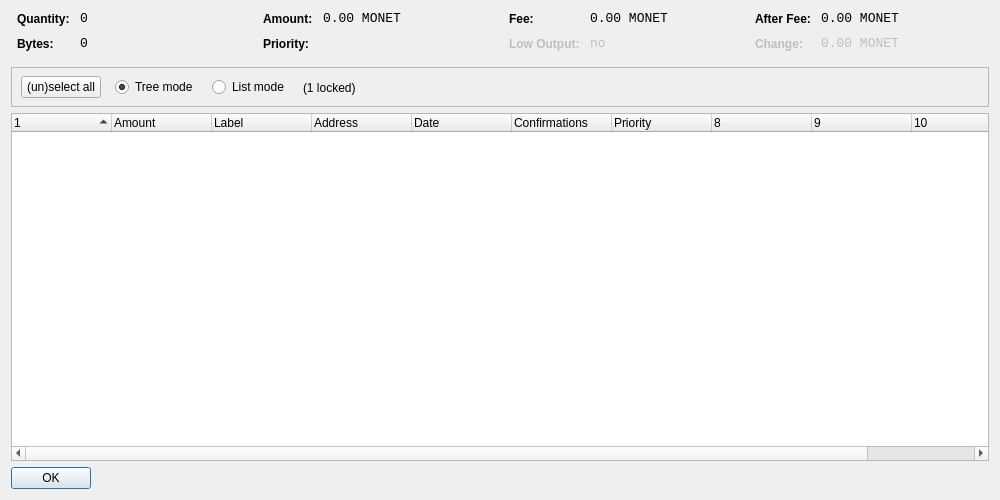
<?xml version="1.0" encoding="UTF-8"?>
<ui version="4.0">
 <class>CoinControlDialog</class>
 <widget class="QDialog" name="CoinControlDialog">
  <property name="geometry">
   <rect>
    <x>0</x>
    <y>0</y>
    <width>1000</width>
    <height>500</height>
   </rect>
  </property>
  <property name="windowTitle">
   <string>Coin Control</string>
  </property>
  <layout class="QVBoxLayout" name="verticalLayout">
   <item>
    <layout class="QHBoxLayout" name="horizontalLayoutTop" stretch="0,0,0,0">
     <property name="topMargin">
      <number>0</number>
     </property>
     <property name="bottomMargin">
      <number>10</number>
     </property>
     <item>
      <layout class="QFormLayout" name="formLayoutCoinControl1">
       <property name="horizontalSpacing">
        <number>10</number>
       </property>
       <property name="verticalSpacing">
        <number>10</number>
       </property>
       <property name="leftMargin">
        <number>6</number>
       </property>
       <property name="rightMargin">
        <number>6</number>
       </property>
       <item row="0" column="0">
        <widget class="QLabel" name="labelCoinControlQuantityText">
         <property name="styleSheet">
          <string notr="true">font-weight:bold;</string>
         </property>
         <property name="text">
          <string>Quantity:</string>
         </property>
        </widget>
       </item>
       <item row="0" column="1">
        <widget class="QLabel" name="labelCoinControlQuantity">
         <property name="font">
          <font>
           <family>Monospace</family>
           <pointsize>10</pointsize>
          </font>
         </property>
         <property name="cursor">
          <cursorShape>IBeamCursor</cursorShape>
         </property>
         <property name="contextMenuPolicy">
          <enum>Qt::ActionsContextMenu</enum>
         </property>
         <property name="text">
          <string notr="true">0</string>
         </property>
         <property name="textInteractionFlags">
          <set>Qt::LinksAccessibleByMouse|Qt::TextSelectableByKeyboard|Qt::TextSelectableByMouse</set>
         </property>
        </widget>
       </item>
       <item row="1" column="0">
        <widget class="QLabel" name="labelCoinControlBytesText">
         <property name="styleSheet">
          <string notr="true">font-weight:bold;</string>
         </property>
         <property name="text">
          <string>Bytes:</string>
         </property>
        </widget>
       </item>
       <item row="1" column="1">
        <widget class="QLabel" name="labelCoinControlBytes">
         <property name="font">
          <font>
           <family>Monospace</family>
           <pointsize>10</pointsize>
          </font>
         </property>
         <property name="cursor">
          <cursorShape>IBeamCursor</cursorShape>
         </property>
         <property name="contextMenuPolicy">
          <enum>Qt::ActionsContextMenu</enum>
         </property>
         <property name="text">
          <string notr="true">0</string>
         </property>
         <property name="textInteractionFlags">
          <set>Qt::LinksAccessibleByMouse|Qt::TextSelectableByKeyboard|Qt::TextSelectableByMouse</set>
         </property>
        </widget>
       </item>
      </layout>
     </item>
     <item>
      <layout class="QFormLayout" name="formLayoutCoinControl2">
       <property name="horizontalSpacing">
        <number>10</number>
       </property>
       <property name="verticalSpacing">
        <number>10</number>
       </property>
       <property name="leftMargin">
        <number>6</number>
       </property>
       <property name="rightMargin">
        <number>6</number>
       </property>
       <item row="0" column="0">
        <widget class="QLabel" name="labelCoinControlAmountText">
         <property name="styleSheet">
          <string notr="true">font-weight:bold;</string>
         </property>
         <property name="text">
          <string>Amount:</string>
         </property>
        </widget>
       </item>
       <item row="0" column="1">
        <widget class="QLabel" name="labelCoinControlAmount">
         <property name="font">
          <font>
           <family>Monospace</family>
           <pointsize>10</pointsize>
          </font>
         </property>
         <property name="cursor">
          <cursorShape>IBeamCursor</cursorShape>
         </property>
         <property name="contextMenuPolicy">
          <enum>Qt::ActionsContextMenu</enum>
         </property>
         <property name="text">
          <string notr="true">0.00 MONET</string>
         </property>
         <property name="textInteractionFlags">
          <set>Qt::LinksAccessibleByMouse|Qt::TextSelectableByKeyboard|Qt::TextSelectableByMouse</set>
         </property>
        </widget>
       </item>
       <item row="1" column="0">
        <widget class="QLabel" name="labelCoinControlPriorityText">
         <property name="styleSheet">
          <string notr="true">font-weight:bold;</string>
         </property>
         <property name="text">
          <string>Priority:</string>
         </property>
        </widget>
       </item>
       <item row="1" column="1">
        <widget class="QLabel" name="labelCoinControlPriority">
         <property name="font">
          <font>
           <family>Monospace</family>
           <pointsize>10</pointsize>
          </font>
         </property>
         <property name="cursor">
          <cursorShape>IBeamCursor</cursorShape>
         </property>
         <property name="contextMenuPolicy">
          <enum>Qt::ActionsContextMenu</enum>
         </property>
         <property name="text">
          <string/>
         </property>
         <property name="textInteractionFlags">
          <set>Qt::LinksAccessibleByMouse|Qt::TextSelectableByKeyboard|Qt::TextSelectableByMouse</set>
         </property>
        </widget>
       </item>
      </layout>
     </item>
     <item>
      <layout class="QFormLayout" name="formLayoutCoinControl3">
       <property name="horizontalSpacing">
        <number>10</number>
       </property>
       <property name="verticalSpacing">
        <number>10</number>
       </property>
       <property name="leftMargin">
        <number>6</number>
       </property>
       <property name="rightMargin">
        <number>6</number>
       </property>
       <item row="0" column="0">
        <widget class="QLabel" name="labelCoinControlFeeText">
         <property name="styleSheet">
          <string notr="true">font-weight:bold;</string>
         </property>
         <property name="text">
          <string>Fee:</string>
         </property>
        </widget>
       </item>
       <item row="0" column="1">
        <widget class="QLabel" name="labelCoinControlFee">
         <property name="font">
          <font>
           <family>Monospace</family>
           <pointsize>10</pointsize>
          </font>
         </property>
         <property name="cursor">
          <cursorShape>IBeamCursor</cursorShape>
         </property>
         <property name="contextMenuPolicy">
          <enum>Qt::ActionsContextMenu</enum>
         </property>
         <property name="text">
          <string notr="true">0.00 MONET</string>
         </property>
         <property name="textInteractionFlags">
          <set>Qt::LinksAccessibleByMouse|Qt::TextSelectableByKeyboard|Qt::TextSelectableByMouse</set>
         </property>
        </widget>
       </item>
       <item row="1" column="0">
        <widget class="QLabel" name="labelCoinControlLowOutputText">
         <property name="enabled">
          <bool>false</bool>
         </property>
         <property name="styleSheet">
          <string notr="true">font-weight:bold;</string>
         </property>
         <property name="text">
          <string>Low Output:</string>
         </property>
        </widget>
       </item>
       <item row="1" column="1">
        <widget class="QLabel" name="labelCoinControlLowOutput">
         <property name="enabled">
          <bool>false</bool>
         </property>
         <property name="font">
          <font>
           <family>Monospace</family>
           <pointsize>10</pointsize>
          </font>
         </property>
         <property name="cursor">
          <cursorShape>IBeamCursor</cursorShape>
         </property>
         <property name="contextMenuPolicy">
          <enum>Qt::ActionsContextMenu</enum>
         </property>
         <property name="text">
          <string>no</string>
         </property>
         <property name="textInteractionFlags">
          <set>Qt::LinksAccessibleByMouse|Qt::TextSelectableByKeyboard|Qt::TextSelectableByMouse</set>
         </property>
        </widget>
       </item>
      </layout>
     </item>
     <item>
      <layout class="QFormLayout" name="formLayoutCoinControl4">
       <property name="horizontalSpacing">
        <number>10</number>
       </property>
       <property name="verticalSpacing">
        <number>10</number>
       </property>
       <property name="leftMargin">
        <number>6</number>
       </property>
       <property name="rightMargin">
        <number>6</number>
       </property>
       <item row="0" column="0">
        <widget class="QLabel" name="labelCoinControlAfterFeeText">
         <property name="styleSheet">
          <string notr="true">font-weight:bold;</string>
         </property>
         <property name="text">
          <string>After Fee:</string>
         </property>
        </widget>
       </item>
       <item row="0" column="1">
        <widget class="QLabel" name="labelCoinControlAfterFee">
         <property name="font">
          <font>
           <family>Monospace</family>
           <pointsize>10</pointsize>
          </font>
         </property>
         <property name="cursor">
          <cursorShape>IBeamCursor</cursorShape>
         </property>
         <property name="contextMenuPolicy">
          <enum>Qt::ActionsContextMenu</enum>
         </property>
         <property name="text">
          <string notr="true">0.00 MONET</string>
         </property>
         <property name="textInteractionFlags">
          <set>Qt::LinksAccessibleByMouse|Qt::TextSelectableByKeyboard|Qt::TextSelectableByMouse</set>
         </property>
        </widget>
       </item>
       <item row="1" column="0">
        <widget class="QLabel" name="labelCoinControlChangeText">
         <property name="enabled">
          <bool>false</bool>
         </property>
         <property name="styleSheet">
          <string notr="true">font-weight:bold;</string>
         </property>
         <property name="text">
          <string>Change:</string>
         </property>
        </widget>
       </item>
       <item row="1" column="1">
        <widget class="QLabel" name="labelCoinControlChange">
         <property name="enabled">
          <bool>false</bool>
         </property>
         <property name="font">
          <font>
           <family>Monospace</family>
           <pointsize>10</pointsize>
          </font>
         </property>
         <property name="cursor">
          <cursorShape>IBeamCursor</cursorShape>
         </property>
         <property name="contextMenuPolicy">
          <enum>Qt::ActionsContextMenu</enum>
         </property>
         <property name="text">
          <string notr="true">0.00 MONET</string>
         </property>
         <property name="textInteractionFlags">
          <set>Qt::LinksAccessibleByMouse|Qt::TextSelectableByKeyboard|Qt::TextSelectableByMouse</set>
         </property>
        </widget>
       </item>
      </layout>
     </item>
    </layout>
   </item>
   <item>
    <widget class="QFrame" name="frame">
     <property name="minimumSize">
      <size>
       <width>0</width>
       <height>40</height>
      </size>
     </property>
     <property name="frameShape">
      <enum>QFrame::StyledPanel</enum>
     </property>
     <property name="frameShadow">
      <enum>QFrame::Sunken</enum>
     </property>
     <widget class="QWidget" name="horizontalLayoutWidget">
      <property name="geometry">
       <rect>
        <x>10</x>
        <y>0</y>
        <width>781</width>
        <height>41</height>
       </rect>
      </property>
      <layout class="QHBoxLayout" name="horizontalLayoutPanel" stretch="0,0,0,0,0">
       <property name="spacing">
        <number>14</number>
       </property>
       <item>
        <widget class="QPushButton" name="pushButtonSelectAll">
         <property name="sizePolicy">
          <sizepolicy hsizetype="Maximum" vsizetype="Fixed">
           <horstretch>0</horstretch>
           <verstretch>0</verstretch>
          </sizepolicy>
         </property>
         <property name="text">
          <string>(un)select all</string>
         </property>
        </widget>
       </item>
       <item>
        <widget class="QRadioButton" name="radioTreeMode">
         <property name="sizePolicy">
          <sizepolicy hsizetype="Maximum" vsizetype="Fixed">
           <horstretch>0</horstretch>
           <verstretch>0</verstretch>
          </sizepolicy>
         </property>
         <property name="text">
          <string>Tree mode</string>
         </property>
         <property name="checked">
          <bool>true</bool>
         </property>
        </widget>
       </item>
       <item>
        <widget class="QRadioButton" name="radioListMode">
         <property name="sizePolicy">
          <sizepolicy hsizetype="Maximum" vsizetype="Fixed">
           <horstretch>0</horstretch>
           <verstretch>0</verstretch>
          </sizepolicy>
         </property>
         <property name="text">
          <string>List mode</string>
         </property>
        </widget>
       </item>
       <item>
        <widget class="QLabel" name="labelLocked">
         <property name="text">
          <string>(1 locked)</string>
         </property>
        </widget>
       </item>
       <item>
        <spacer name="horizontalSpacer">
         <property name="orientation">
          <enum>Qt::Horizontal</enum>
         </property>
         <property name="sizeHint" stdset="0">
          <size>
           <width>40</width>
           <height>20</height>
          </size>
         </property>
        </spacer>
       </item>
      </layout>
     </widget>
    </widget>
   </item>
   <item>
    <widget class="CoinControlTreeWidget" name="treeWidget">
     <property name="contextMenuPolicy">
      <enum>Qt::CustomContextMenu</enum>
     </property>
     <property name="sortingEnabled">
      <bool>false</bool>
     </property>
     <property name="columnCount">
      <number>11</number>
     </property>
     <attribute name="headerShowSortIndicator" stdset="0">
      <bool>true</bool>
     </attribute>
     <attribute name="headerStretchLastSection">
      <bool>false</bool>
     </attribute>
     <column>
      <property name="text">
       <string/>
      </property>
     </column>
     <column>
      <property name="text">
       <string>Amount</string>
      </property>
     </column>
     <column>
      <property name="text">
       <string notr="true">Label</string>
      </property>
     </column>
     <column>
      <property name="text">
       <string>Address</string>
      </property>
     </column>
     <column>
      <property name="text">
       <string>Date</string>
      </property>
     </column>
     <column>
      <property name="text">
       <string>Confirmations</string>
      </property>
      <property name="toolTip">
       <string>Confirmed</string>
      </property>
     </column>
     <column>
      <property name="text">
       <string>Priority</string>
      </property>
     </column>
     <column>
      <property name="text">
       <string/>
      </property>
     </column>
     <column>
      <property name="text">
       <string/>
      </property>
     </column>
     <column>
      <property name="text">
       <string/>
      </property>
     </column>
     <column>
      <property name="text">
       <string/>
      </property>
     </column>
    </widget>
   </item>
   <item>
    <widget class="QDialogButtonBox" name="buttonBox">
     <property name="sizePolicy">
      <sizepolicy hsizetype="Maximum" vsizetype="Fixed">
       <horstretch>0</horstretch>
       <verstretch>0</verstretch>
      </sizepolicy>
     </property>
     <property name="orientation">
      <enum>Qt::Horizontal</enum>
     </property>
     <property name="standardButtons">
      <set>QDialogButtonBox::Ok</set>
     </property>
    </widget>
   </item>
  </layout>
 </widget>
 <customwidgets>
  <customwidget>
   <class>CoinControlTreeWidget</class>
   <extends>QTreeWidget</extends>
   <header>coincontroltreewidget.h</header>
  </customwidget>
 </customwidgets>
 <resources/>
 <connections/>
</ui>
